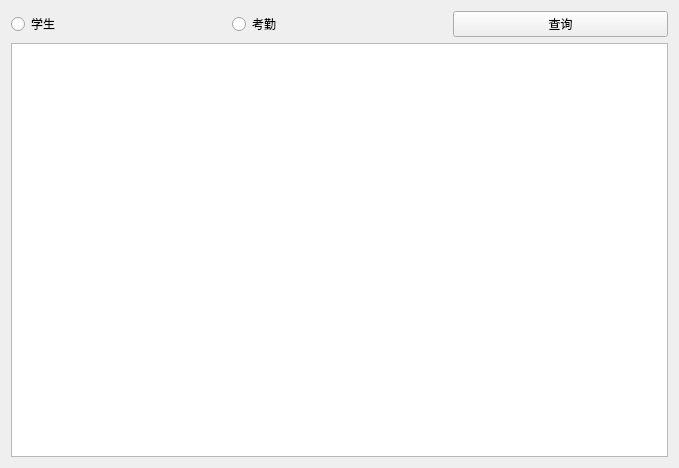
<?xml version="1.0" encoding="UTF-8"?>
<ui version="4.0">
 <class>SelectWin</class>
 <widget class="QWidget" name="SelectWin">
  <property name="geometry">
   <rect>
    <x>0</x>
    <y>0</y>
    <width>679</width>
    <height>468</height>
   </rect>
  </property>
  <property name="windowTitle">
   <string>Form</string>
  </property>
  <layout class="QVBoxLayout" name="verticalLayout">
   <item>
    <layout class="QHBoxLayout" name="horizontalLayout">
     <item>
      <widget class="QRadioButton" name="empRb">
       <property name="text">
        <string>学生</string>
       </property>
      </widget>
     </item>
     <item>
      <widget class="QRadioButton" name="attRb">
       <property name="text">
        <string>考勤</string>
       </property>
      </widget>
     </item>
     <item>
      <widget class="QPushButton" name="selectButton">
       <property name="text">
        <string>查询</string>
       </property>
      </widget>
     </item>
    </layout>
   </item>
   <item>
    <widget class="QTableView" name="tableView"/>
   </item>
  </layout>
 </widget>
 <resources/>
 <connections/>
</ui>
